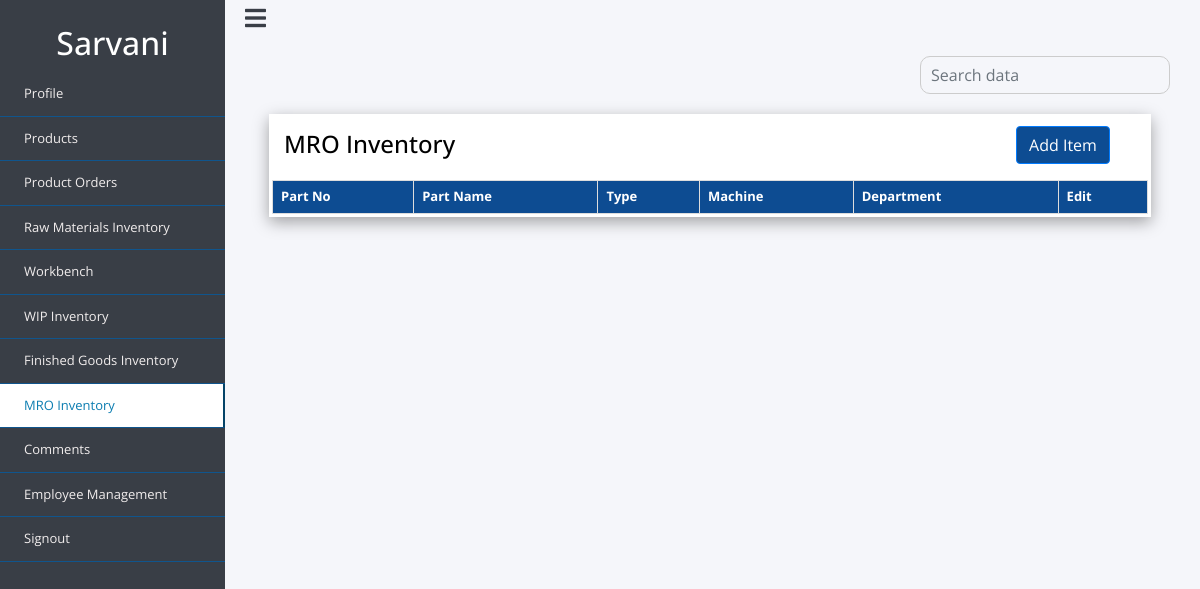
The app's page /admin_files/admin_mro.php (signed in), older data.
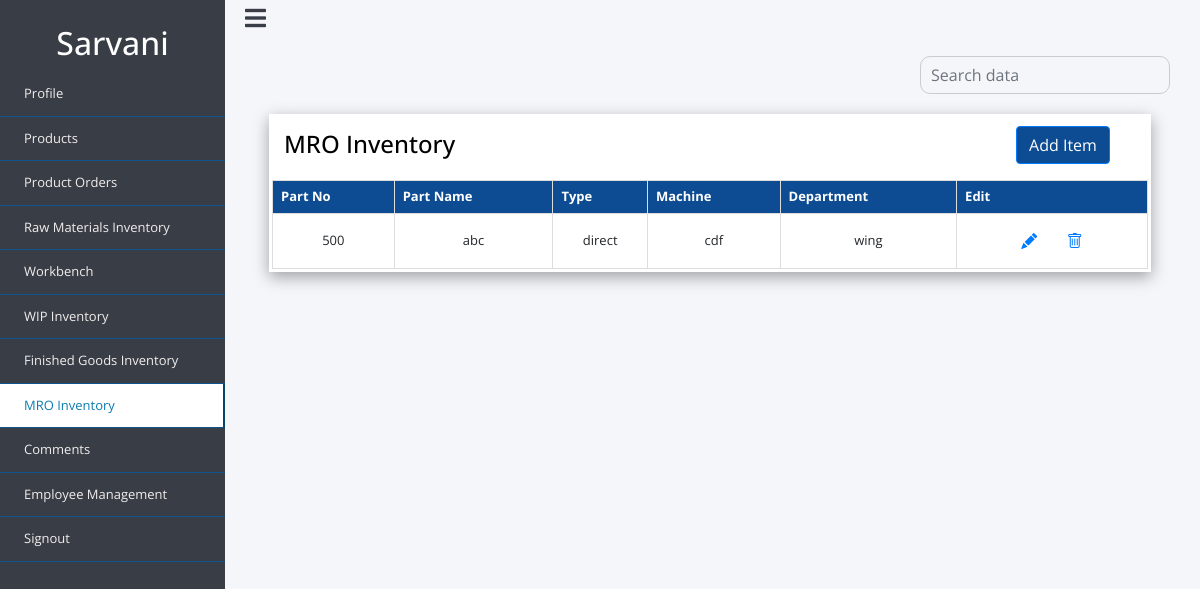
The same page, newer data.
### tables this page shows
CREATE TABLE `mro` (
  `part_no` int(10) NOT NULL,
  `part_name` varchar(100) NOT NULL,
  `type` varchar(100) NOT NULL,
  `machine` varchar(100) NOT NULL,
  `department` varchar(100) NOT NULL
);

### admin_files/admin_mro.php (the view, shortened to what this page needs)
<?php
include 'dbconnect.php';
?>
<!doctype html>
<html lang="en">
  <head>
    <link rel="stylesheet" href="https://stackpath.bootstrapcdn.com/bootstrap/4.4.1/css/bootstrap.min.css">
    <link rel="stylesheet" href="style2.css">
    <link rel="stylesheet" href="https://cdn.jsdelivr.net/npm/bootstrap-icons@1.7.2/font/bootstrap-icons.css">
     <link rel="stylesheet" href="https://use.fontawesome.com/releases/v5.8.1/css/all.css">
  </head>
  <body>
  <div class="wrapper">
        <div class="section">
            <div class="top_navbar">
                <div class="hamburger">
                    <a href="#">
                        <i class="fas fa-bars"></i>
                    </a>
                </div>
            </div>
        </div>
        <div class="sidebar">
            <div class="profile">
                <h2><?php echo $_SESSION['username']?></h2>
            </div>
            <ul>
                <li>
                    <a href="admin_profile.php">
                        <span class="item">Profile</span>
                    </a>
                </li>
                <li>
                    <a href="admin_products.php">
                        <span class="item">Products</span>
                    </a>
                </li>
                <li>
                    <a href="admin_porders.php" >
                        <span class="item">Product Orders</span>
                    </a>
                </li>
                <li>
                    <a href="admin_rawmaterials.php">
                        <span class="item">Raw Materials Inventory</span>
                    </a>
                </li>
                <li>
                    <a href="admin_workbench.php">
                        <span class="item">Workbench</span>
                    </a>
                </li>
                <li>
                    <a href="admin_wip.php">
                        <span class="item">WIP Inventory</span>
                    </a>
                </li>
                <li>
                    <a href="admin_finishedg.php">
                        <span class="item">Finished Goods Inventory</span>
                    </a>
                </li>
                <li>
                    <a href="admin_mro.php" class="active">
                        <span class="item">MRO Inventory</span>
                    </a>
                </li>
                 <li>
                 <a href="comments.php">
                        <span class="item">Comments</span>
                    </a>
                </li>
                <li>
                    <a href="admin_empmanage.php">
                        <span class="item">Employee Management</span>
                    </a>
                </li>
                <li>
                        <a href="logout.php"><span class="item">Signout</span></a>
                </li>
  </ul>
        </div>
   </div>
<div class="content">
    <form action="" method="POST">
                                    <div class="input-group">
                                        <input type="text" name="search" id="search" class="form-control" placeholder="Search data" >
                                    </div>
                                </form>
<div class="box">
<table class="user-info">
  <tr class="heading">
 <td> <h3><u>MRO Inventory</u></h3></td>
 <td><button type="button" class="btn btn-primary"> <a class="but" href="add_mro.php"> Add Item</a></button> </td>
    </tr>
      <table class="products">
  <thead>
  <tr>
    <th>Part No</th>
    <th>Part Name</th>
    <th>Type</th>
    <th>Machine</th>
    <th>Department</th>
    <th>Edit</th>
  </tr>
</thead>
<tbody id="employee_table">
<?php
  $sql = "SELECT * FROM `mro`";
  $result = mysqli_query($conn, $sql);
    if ($result) {
      while($row = mysqli_fetch_assoc($result)) {
       $part_no=$row['part_no'];
          echo '<tr>
              <td>'.$row["part_no"].'</td>
              <td>'.$row["part_name"].'</td>
              <td>'.$row["type"].'</td>
               <td>'.$row["machine"].'</td>
               <td>'.$row["department"].'</td>
               <td>
               <button type="button" class="btn btn-link"> <a href="edit_mro.php?editid='.$part_no.'">  <span class="bi bi-pencil-fill"></span></a></button>
               <button type="button" class="btn btn-link"><a href="delete_mro.php?deleteid='.$part_no.'"> <span class="bi bi-trash"></span></button>
</td>
             </tr>';
  }
}
?>
</tbody>
</table>
</div>
</div>
</body>
</html>

Row changes from the older to the newer data that the page shows:
added mro: part_no "500", part_name "abc", type "direct", machine "cdf", department "wing"
